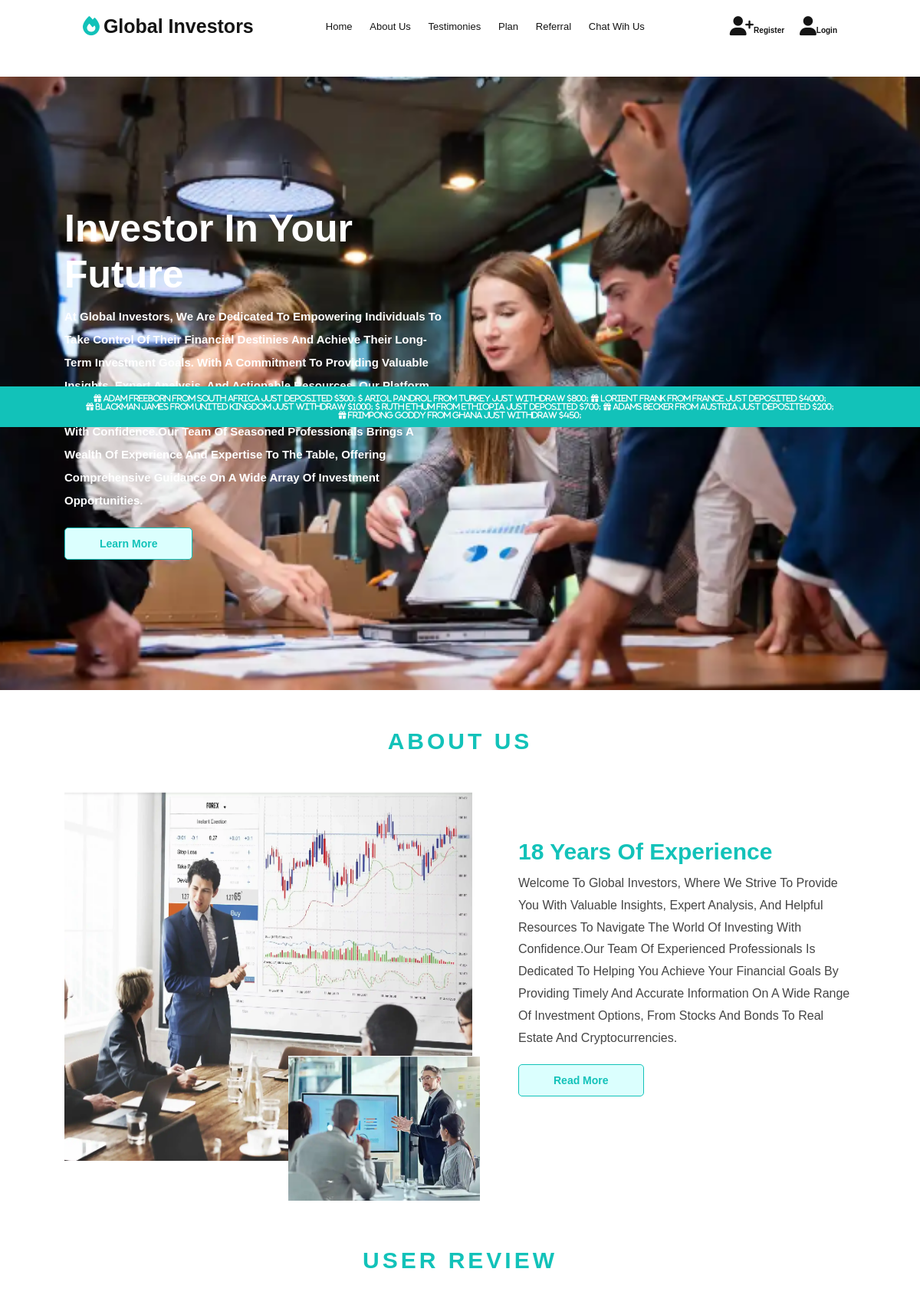
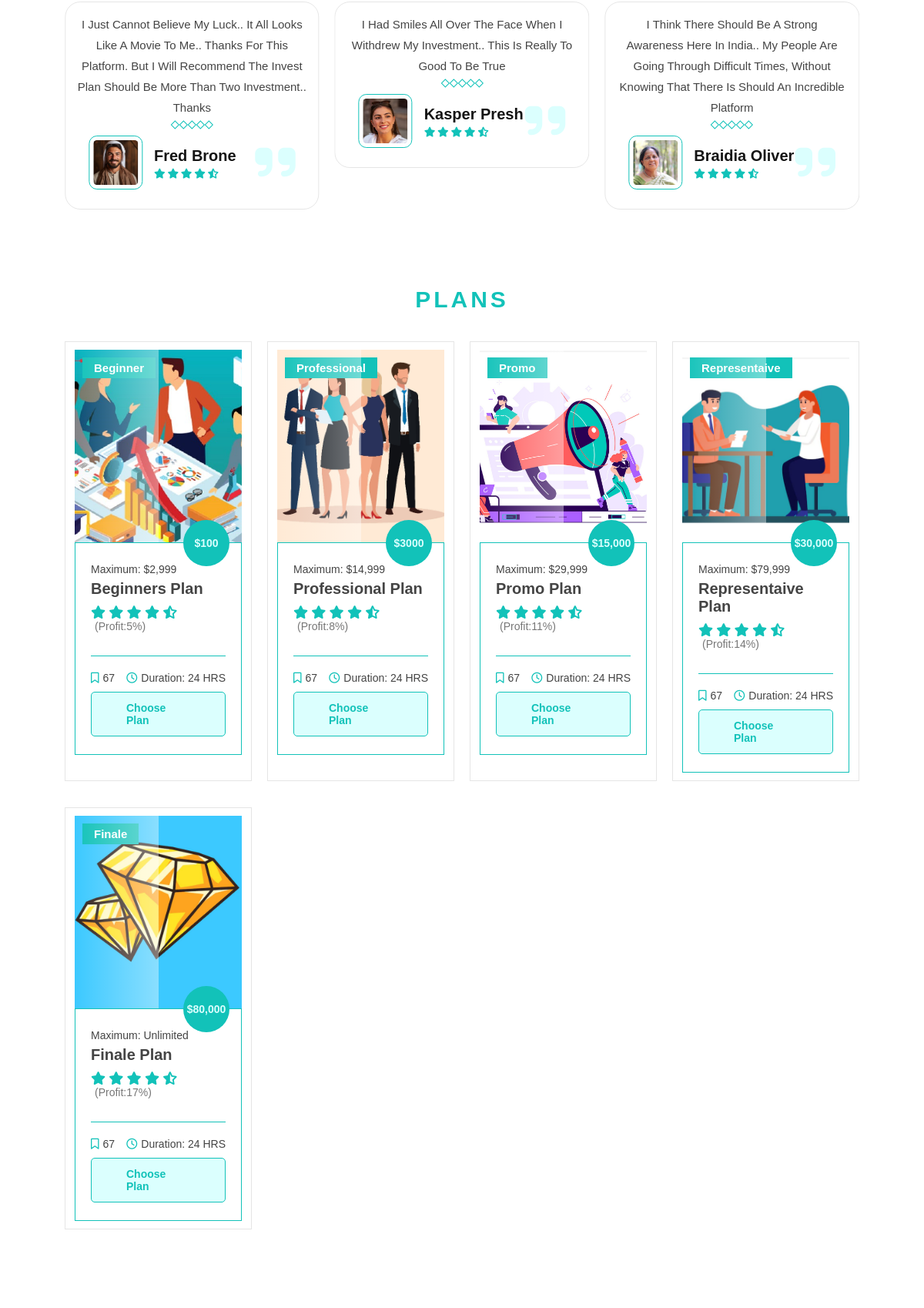
The page / (upper part) on the database its author committed (2 pictures, top to bottom).
### invest/models.py (models this page shows)
class Testimony(models.Model):
	name = models.CharField(max_length=200)
	testimony = models.CharField(max_length=500)
	pictures =  models.ImageField(upload_to='Pictures/', blank=True)
	date = models.DateTimeField(default=timezone.now)

### invest/views.py (the view, shortened to what this page needs)
# urls.py: path(r'', GlobalView, name='home'),
def GlobalView(request, *args, **kwargs):
    code = str(kwargs.get('ref_code'))
    try:
        referal=UserReferal.objects.get(code=code)
        request.session['ref_profile']= referal.id
        print('id', referal.id)
    except:
        pass
    print(request.session.get_expiry_age())
    items = Testimony.objects.order_by('-date')
    if request.method == 'GET':
        form = EmailForm()
    return render(request,'folder/home.html', {'items':items, "form":form})

### invest/templates/folder/home.html (shortened to what this page needs)
{% load static %}
<!DOCTYPE html>
<html>
<head>
	<link rel="stylesheet" type="text/css" href="{% static 'css/style.css' %}">
	<link rel="stylesheet" type="text/css" href="{% static 'css/swiper-bundle.min.css' %}">
    <link rel="stylesheet" type="text/css" href="{% static 'fontawesome/css/all.min.css' %}">
</head>
<body>
<header class="header">
	<a href="#" class="logo"><i class="fa fa-fire"></i>Global Investors</a>
	<nav class="navbar">
		<a href="#home" class="hover-underline">Home</a>
		<a href="#about" class="hover-underline">About Us</a>
		<a href="#testimony" class="hover-underline">Testimonies</a>
		<a href="#plan" class="hover-underline">Plan</a>
		<a href="#referal" class="hover-underline">Referral</a>
		<a href="#chat" class="hover-underline">Chat wih Us</a>
	</nav>
	{% if request.user.is_authenticated %}
	<div class="icons">
		<a href="{% url 'invest:logout' %}" id="sign-btn" class="fa fa-external-link"><span style="font-size:1rem">Logout</span></a>
		<a href="{% url 'invest:profile' %}" id="sign-btn" class="fa fa-address-book"><span style="font-size:1rem">Profile</span></a>
		<a href="" style="font-size: 1rem">Welcome {{request.user.username}}</a>
		<a href="#" id="menu-btn" class="fas fa-bars"> </a>
	</div>
	{% else %}
	<div class="icons">
		<a href="{% url 'invest:register' %}" name="register" id="sign-btn" class="fas fa-user-plus"><span style="font-size:1rem">Register</span></a>
		<a href="{% url 'invest:login' %}" name="login" id="login-btn" class="fas fa-user"><span style="font-size:1rem">Login</span></a>
	</div>
	{% endif %}
</header>
<section>
</section>
<div class="notification-bar">
	<p>This is the notification band</p>
</div>
<div class="notification-bar">
	<marquee><p>
		<span style="color: white;" class="fa fa-gift"> Adam Freeborn from South Africa just deposited $300;</span>
		<span style="color: white;" class="fa fa-dollar"> Ariol Pandrol from Turkey just withdraw $800;</span>
		<span style="color: white;" class="fa fa-gift"> Lorient Frank from France just deposited $4000;</span>
		<span style="color: white;" class="fa fa-gift"> Blackman James from United Kingdom just withdraw $1000;</span>
		<span style="color: white;" class="fa fa-dollar"> Ruth Ethum  from Ethiopia just deposited $700;</span>
		<span style="color: white;" class="fa fa-gift"> Adams Becker from Austria just deposited $200;</span>
		<span style="color: white;" class="fa fa-gift"> Frimpong Goddy from Ghana just withdraw $450;</span>
	</p></marquee>
</div>
<section class="home" id="home">
	<div class="content">
		<h3>Investor in Your Future</h3>
		<p style="align-items: justify;"><b>At Global Investors, we are dedicated to empowering individuals to take control of their financial destinies and achieve their long-term investment goals. With a commitment to providing valuable insights, expert analysis, and actionable resources, our platform serves as a trusted guide for navigating the world of investing with confidence.Our team of seasoned professionals brings a wealth of experience and expertise to the table, offering comprehensive guidance on a wide array of investment opportunities.</b> </p>
		<a href="{% url 'invest:learnmore' %}" class="btn">
			<span class="text text-1">Learn more</span>
			<span class="text text-2" aria-hidden>Learn more</span>
		</a>
	</div>
</section>
<section class="about" id="about">
	<h1 class="heading">About Us</h1>
	<div class="container">
		<figure class="about-image">
			<img src="{% static 'pe.png' %}" alt="" height="500">
			<img src="{% static 'pu.png' %}" alt="" class="about-img">
		</figure>
		<div class="about-content">
			<h3>18 years of experience</h3>
			<p>Welcome to Global Investors, where we strive to provide you with valuable insights, expert analysis, and helpful resources to navigate the world of investing with confidence.Our team of experienced professionals is dedicated to helping you achieve your financial goals by providing timely and accurate information on a wide range of investment options, from stocks and bonds to real estate and cryptocurrencies.</p>
			<a href="{% url 'invest:about' %}" class="btn">
			<span class="text text-1">Read more</span>
			<span class="text text-2" aria-hidden>Read more</span>
		</a>
		</div>
	</div>
</section> <br>
<section class="testimony" id="testimony">
	<h1 class="heading">User Review</h1>
	<div class="swiper review-slider">
		<div class="swiper-wrapper">
			{% for items in items %}
			<div class="swiper-slide slide">
				<p>{{items.testimony}}</p>
				<div class="wrapper">
					<div class="seperator"></div>
					<div class="seperator"></div>
					<div class="seperator"></div>
					<div class="seperator"></div>
					<div class="seperator"></div>
				</div>
				<i class="fas fa-quote-right"></i>
				<div class="user">
					<img src="{{items.pictures.url}}" alt="">
					<div class="user-info">
						<h3>{{items.name}}</h3>
						<div class="stars">
							<i class="fas fa-star"></i>
							<i class="fas fa-star"></i>
							<i class="fas fa-star"></i>
							<i class="fas fa-star"></i>
							<i class="fas fa-star-half-alt"></i>
						</div>
					</div>
				</div>
		</div>
		{% endfor %}
	</div>
</div>
</section>
<section class="plan" id="plan">
	<h1 class="heading">Plans</h1>
	<div class="box-container">
		<div class="box">
			<div class="image shine">
				<img src="{% static 'beginners.png' %}" alt="">
				<h3>Beginner</h3>
			</div>
			<div class="content">
				<h4> $100</h4>
				<p>Maximum: $2,999</p>
				<h3>Beginners Plan</h3>
				<div class="stars">
					<i class="fas fa-star"></i>
					<i class="fas fa-star"></i>
					<i class="fas fa-star"></i>
					<i class="fas fa-star"></i>
					<i class="fas fa-star-half-alt"></i>
					<span>(Profit:5%)</span>
				</div>
				<div class="icons">
					<span><i class="far fa-bookmark"></i>67</span>
					<span><i class="far fa-clock"></i>Duration: 24 HRS</span>
				</div>
				<a href="{% url 'invest:beginner' %}" class="btn">
			<span class="text text-1">Choose plan</span>
			<span class="text text-2" aria-hidden>Choose plan</span>
		</a>
			</div>
		</div>
		<div class="box">
			<div class="image shine">
				<img src="{% static 'professional.png' %}" alt="">
				<h3>Professional</h3>
			</div>
			<div class="content">
				<h4> $3000</h4>
				<p>Maximum: $14,999</p>
				<h3>Professional Plan</h3>
				<div class="stars">
					<i class="fas fa-star"></i>
					<i class="fas fa-star"></i>
					<i class="fas fa-star"></i>
					<i class="fas fa-star"></i>
					<i class="fas fa-star-half-alt"></i>
					<span>(Profit:8%)</span>
				</div>
				<div class="icons">
					<span><i class="far fa-bookmark"></i>67</span>
					<span><i class="far fa-clock"></i>Duration: 24 HRS</span>
				</div>
				<a href="{% url 'invest:professional' %}" class="btn">
			<span class="text text-1">Choose plan</span>
			<span class="text text-2" aria-hidden>Choose plan</span>
		</a>
			</div>
		</div>
		<div class="box">
			<div class="image shine">
				<img src="{% static 'promo.png' %}" alt="">
				<h3>Promo</h3>
			</div>
			<div class="content">
				<h4> $15,000</h4>
				<p>Maximum: $29,999</p>
				<h3>Promo Plan</h3>
				<div class="stars">
					<i class="fas fa-star"></i>
					<i class="fas fa-star"></i>
					<i class="fas fa-star"></i>
					<i class="fas fa-star"></i>
					<i class="fas fa-star-half-alt"></i>
					<span>(Profit:11%)</span>
				</div>
				<div class="icons">
					<span><i class="far fa-bookmark"></i>67</span>
					<span><i class="far fa-clock"></i>Duration: 24 HRS</span>
				</div>
				<a href="{% url 'invest:promo' %}" class="btn">
			<span class="text text-1">Choose plan</span>
			<span class="text text-2" aria-hidden>Choose plan</span>
		</a>
			</div>
		</div>
		<div class="box">
			<div class="image shine">
				<img src="{% static 'representative.png' %}" alt="">
				<h3>Representaive</h3>
			</div>
			<div class="content">
				<h4> $30,000</h4>
				<p>Maximum: $79,999</p>
				<h3>Representaive Plan</h3>
				<div class="stars">
					<i class="fas fa-star"></i>
					<i class="fas fa-star"></i>
					<i class="fas fa-star"></i>
					<i class="fas fa-star"></i>
					<i class="fas fa-star-half-alt"></i>
					<span>(Profit:14%)</span>
				</div>
				<div class="icons">
					<span><i class="far fa-bookmark"></i>67</span>
					<span><i class="far fa-clock"></i>Duration: 24 HRS</span>
				</div>
				<a href="{% url 'invest:representative' %}" class="btn">
			<span class="text text-1">Choose plan</span>
			<span class="text text-2" aria-hidden>Choose plan</span>
		</a>
			</div>
		</div>
		<div class="box">
			<div class="image shine">
				<img src="{% static 'finale.png' %}" alt="">
				<h3>Finale</h3>
			</div>
			<div class="content">
				<h4> $80,000</h4>
				<p>Maximum: Unlimited</p>
				<h3>Finale Plan</h3>
				<div class="stars">
					<i class="fas fa-star"></i>
					<i class="fas fa-star"></i>
					<i class="fas fa-star"></i>
					<i class="fas fa-star"></i>
					<i class="fas fa-star-half-alt"></i>
					<span>(Profit:17%)</span>
				</div>
				<div class="icons">
					<span><i class="far fa-bookmark"></i>67</span>
					<span><i class="far fa-clock"></i>Duration: 24 HRS</span>
				</div>
				<a href="{% url 'invest:finale' %}" class="btn">
			<span class="text text-1">Choose plan</span>
			<span class="text text-2" aria-hidden>Choose plan</span>
		</a>
			</div>
		</div>
	</div>
	</section>
<section class="referal" id="referal">
</section>
</body>
</html>

### rows shown on the page
Testimony: testimony "I Had Smiles All Over The Face When I Withdrew My Investment.. This Is Really To Good To Be True", pictures (picture), name "Kasper Presh"
Testimony: testimony "I Think There Should Be A Strong Awareness Here In India.. My People Are Going Through Difficult Times, Without Knowing That There Is Should An Incredible Platform", pictures (picture), name "Braidia Oliver"
Testimony: testimony "I Just Cannot Believe My Luck.. It All Looks Like A Movie To Me.. Thanks For This Platform. But I Will Recommend The Invest Plan Should Be More Than Two Investment.. Thanks", pictures (picture), name "Fred Brone"
